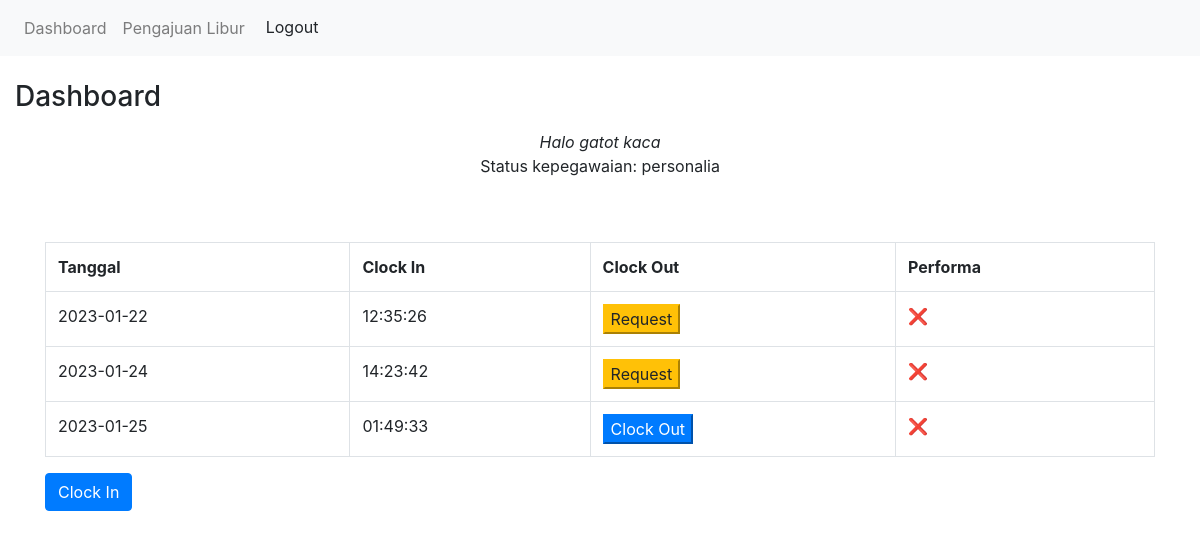
Screenshot of /dashboard/index.php (signed in) with the database file from the repository.
### tables this page shows
CREATE TABLE `absensi` (
  `id` int(11) NOT NULL,
  `user_id` int(5) NOT NULL,
  `tgl` varchar(255) DEFAULT NULL,
  `jam_masuk` varchar(255) DEFAULT NULL,
  `jam_keluar` varchar(255) DEFAULT NULL
);

### dashboard/absensi.php (the view, shortened to what this page needs)
<table class="table table-bordered">
    <tr>
        <th>Tanggal</th>
        <th>Clock In</th>
        <th>Clock Out</th>
        <th>Performa</th>
    </tr>
    <?php
    include("../connection.php");
    $user_id = $_SESSION['user_id'];
    $sql = "SELECT * FROM absensi WHERE user_id='$user_id'";
    $result = $db->query($sql);
    $tgl = date('Y-m-d');
    while ($data = $result->fetch_assoc()) {
        echo "<tr class='tr'>";
        echo "<td class='td'> " . $data['tgl'] . " </td>";
        echo "<td class='td'> " . $data['jam_masuk'] . " </td>";
        if (empty($data['jam_keluar']) && !empty($data['jam_masuk']) && $data['tgl'] == $tgl) {
            echo "<td>
      <form action='' method='POST'>
        <button name='clockout' type='submit' class=" . "btn-primary" . ">Clock Out</button>
      </form>
      </td>";
        } else if (empty($data['jam_keluar']) && !empty($data['jam_masuk'])) {
            echo "<td>
            <form action='' method='POST'>
                <button name='approve' type='submit' class=" . "btn-warning" . ">Request</button>
            </form>
            </td>";
        } else {
            echo "<td > " . $data['jam_keluar'] . " </td>";
        }
        if (!empty($data['jam_masuk']) && !empty($data['jam_keluar'])) {
            echo "<td>👍</td>";
        } else {
            echo "<td>❌</td>";
        }
        echo "</tr>";
    }
    ?>
</table>
<form action="action.php" method="POST">
    <button name="absen" type="submit" class="btn btn-primary">Clock In</button>
</form>

### rows the page displays
absensi: tgl "2023-01-22", jam_masuk "12:35:26", shows "Request"
absensi: tgl "2023-01-24", jam_masuk "14:23:42", shows "Request"
absensi: tgl "2023-01-25", jam_masuk "01:49:33", shows "Clock Out"

### other values shown
$nama_lengkap "gatot kaca"
$role "personalia"
